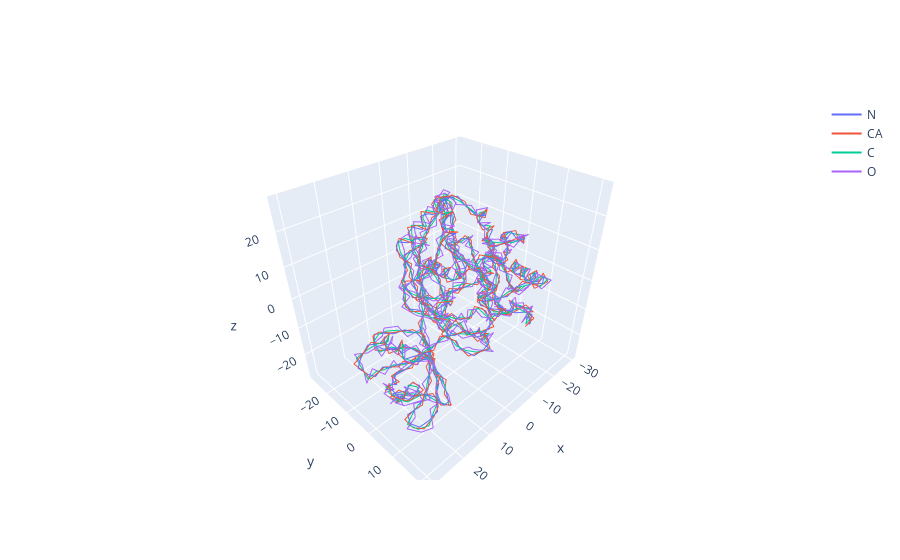

The notebook cell this image was saved under:
### Code cell
# ID
print(ds.get("AF-B7LMI2-F1-model_v4"))
ds.get("AF-B7LMI2-F1-model_v4").plot_structure()

### Figure 1 — Plotly figure (JSON) as saved in the notebook; plotly's stock layout.template omitted (floating-point values rounded to 4 significant figures; data arrays with more than 128 entries replaced by an {"elided": "..."} marker saying what was removed)
{"data": [{"mode": "lines", "name": "N", "text": {"elided": "356 str values"}, "type": "scatter3d", "x": {"elided": "356 float values"}, "y": {"elided": "356 float values"}, "z": {"elided": "356 float values"}}, {"mode": "lines", "name": "CA", "text": {"elided": "356 str values"}, "type": "scatter3d", "x": {"elided": "356 float values"}, "y": {"elided": "356 float values"}, "z": {"elided": "356 float values"}}, {"mode": "lines", "name": "C", "text": {"elided": "356 str values"}, "type": "scatter3d", "x": {"elided": "356 float values"}, "y": {"elided": "356 float values"}, "z": {"elided": "356 float values"}}, {"mode": "lines", "name": "O", "text": {"elided": "356 str values"}, "type": "scatter3d", "x": {"elided": "356 float values"}, "y": {"elided": "356 float values"}, "z": {"elided": "356 float values"}}], "layout": {}}
